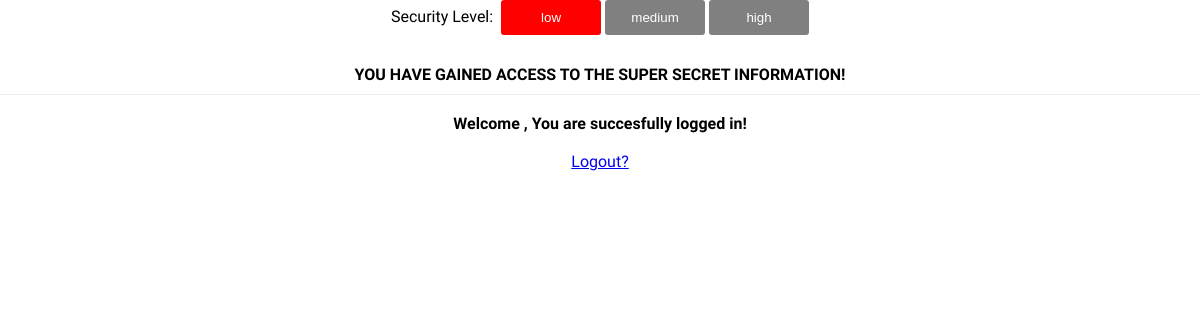
/overview.php, run on an earlier commit of the app's database.
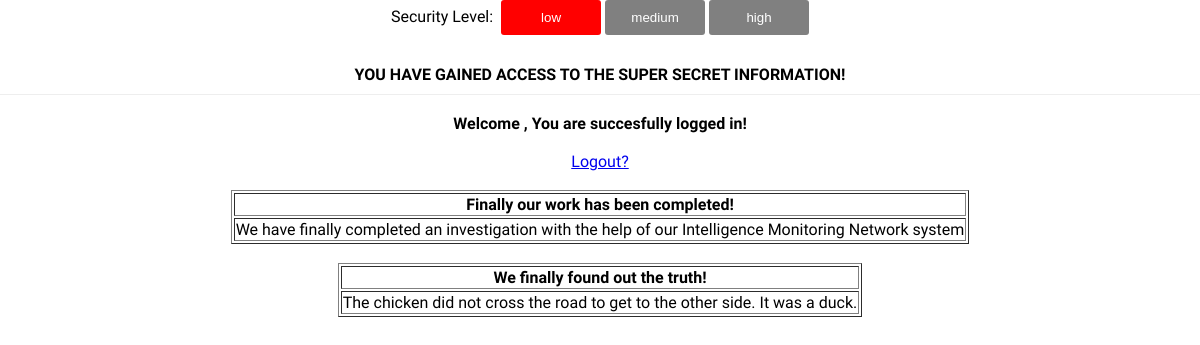
And on a later commit of the database.
### tables this page shows
CREATE TABLE `messages` (
  `id` int(11) NOT NULL,
  `title` varchar(50) NOT NULL,
  `message` varchar(250) NOT NULL
);

### overview.php (the view, shortened to what this page needs)
<?php
require 'database.php';
if($_SESSION['difficulty'] == 'low' || $_SESSION['difficulty'] == 'medium' && isset($_SESSION['user_id'])){
	$get_message = mysqli_query($connection,"SELECT id,title,message FROM messages");
	if(isset($_SESSION['user_id']) && $_SESSION['difficulty'] == 'low'
	|| $_SESSION['difficulty'] == 'medium'){
		$sql = 'SELECT id,email,username FROM users WHERE id ="'.$_SESSION['user_id'].'"';
		$get_user = mysqli_query($connection, $sql);
		$user = mysqli_fetch_array($get_user,MYSQLI_ASSOC);
	}else{
		$user = null;
	}
}else{
	header("Location: index");
}
?>
<!DOCTYPE html>
<html>
	<head>
		<link rel="stylesheet" type="text/css" href="assets/css/style.css">
	</head>
	<body>
		<form action="#" method="POST">
			Security Level:&nbsp
			<?php if($_SESSION['difficulty'] == 'low'){ ?>
				<input name="difficulty" type="submit" value="low" style="width: 100px; background-color: red">
			<?php } else{ ?>
				<input name="difficulty" type="submit" value="low" style="width: 100px; background-color: gray">
			<?php }?>
			<?php if($_SESSION['difficulty'] == 'medium'){ ?>
				<input name="difficulty" type="submit" value="medium" style="width: 100px; background-color: orange">
			<?php } else{ ?>
				<input name="difficulty" type="submit" value="medium" style="width: 100px; background-color: gray">
			<?php }?>
			<?php if($_SESSION['difficulty'] == 'high'){ ?>
				<input name="difficulty" type="submit" value="high" style="width: 100px; background-color: green">
			<?php } else{ ?>
				<input name="difficulty" type="submit" value="high" style="width: 100px; background-color: gray">
			<?php }?>
		</form>
		<div class="header">
			<b>YOU HAVE GAINED ACCESS TO THE SUPER SECRET INFORMATION!</b>
		</div>
		<br>
		<b>Welcome <a href="profile/<?php echo $user['username']; ?>"><?php echo $user['username']; ?></a>, You are succesfully logged in!</b>
		<br><br>
		<a href='logout.php'>Logout?</a>
		<br><br>
		<?php foreach($get_message as $row)
		{
			echo '<table border="1" align="center">
			<tr>
			<th>'.$row['title'].'</th>
			</tr>
			<tr><td>
			'.$row['message'].'
			</td></tr></table><br>';
		}
		?>
	</body>
</html>

### assets/css/style.css (style rules this page uses)
body { margin:0px; padding:0px; font-family: 'Comfortaa', cursive; text-align:center; }
input[type="submit"] { padding:10px; color:#fff; background:#0098cb; width:320px; margin:20px auto; margin-top:0px; border:0px; border-radius: 3px; cursor:pointer; }
.header { border-bottom:1px solid #eee; padding:10px 0px; width:100%; text-align:center; }

What changed in the data, as far as the page shows it:
added messages: title "Finally our work has been completed!", message "We have finally completed an investigation with the help of our Intelligence Monitoring Network system"
added messages: title "We finally found out the truth!", message "The chicken did not cross the road to get to the other side. It was a duck."
